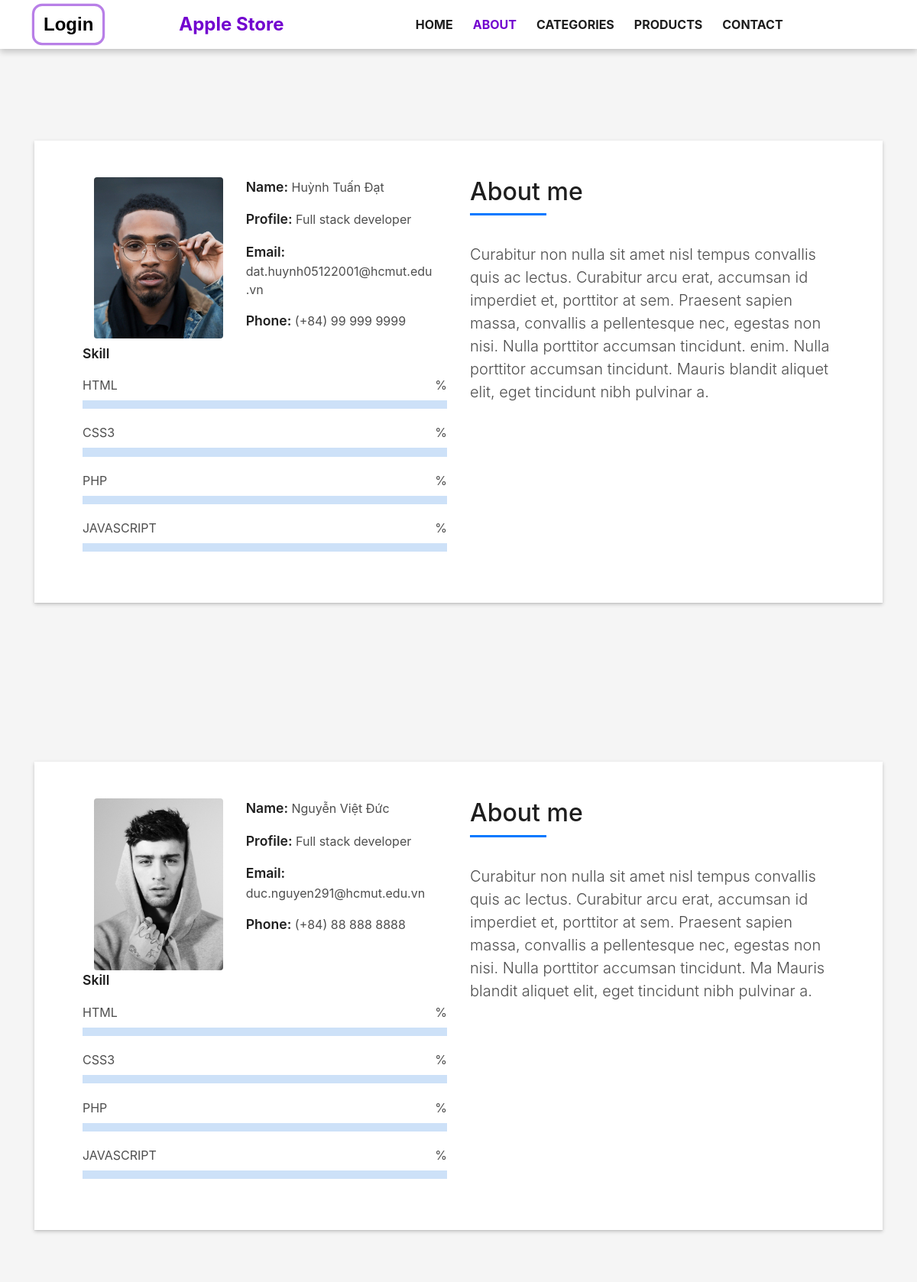
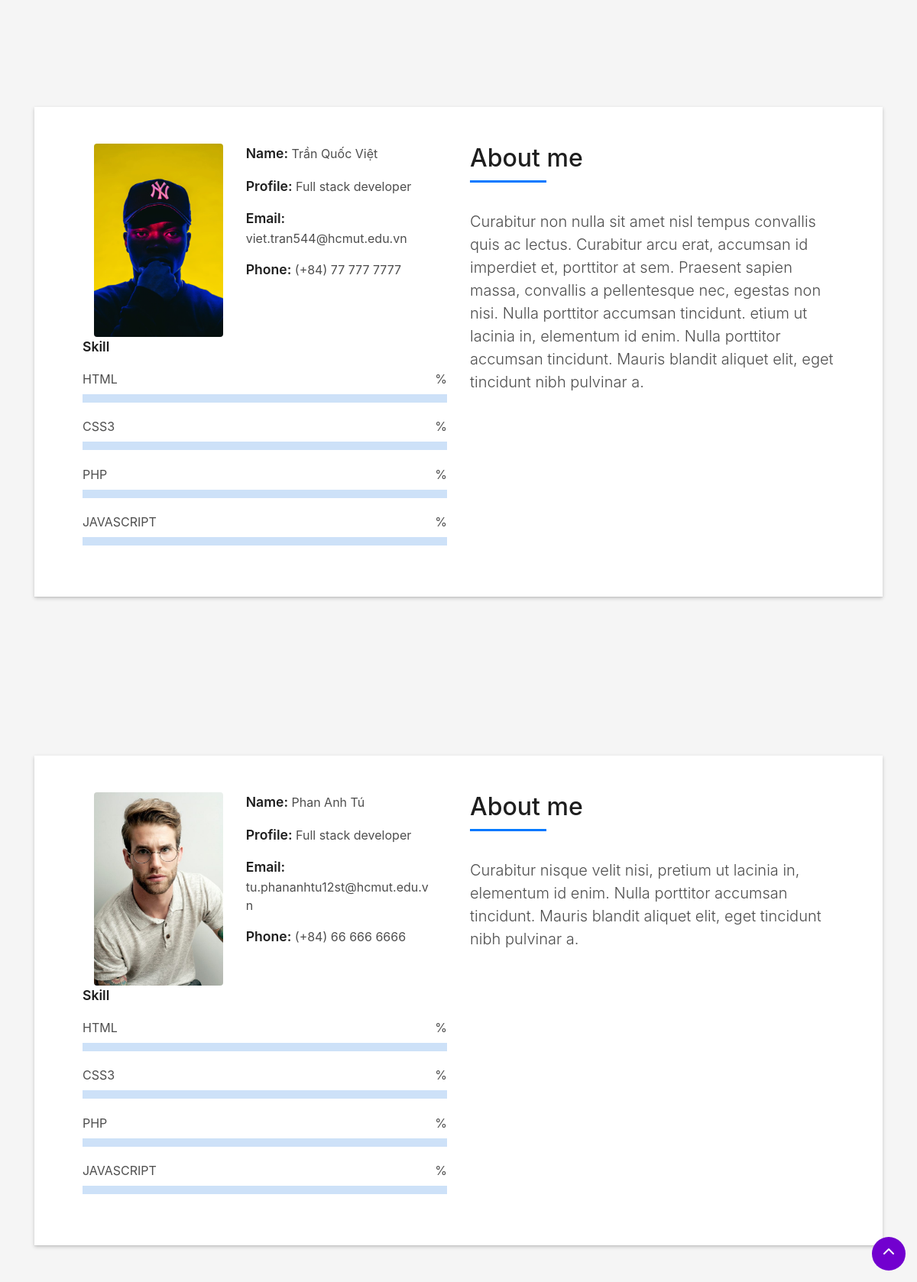
The app's page /php/user/about.php with its own data (2 pictures, top to bottom).
### tables this page shows
create table staff(
    id INT NOT NULL PRIMARY KEY AUTO_INCREMENT,
    name varchar(255),
    profile varchar(255),
    email varchar(255),
    phone varchar(255),
    detail longtext,
    url varchar(255)
);

### php/user/about.php (the view, shortened to what this page needs)
<!DOCTYPE html>
<html lang="en">
<head>
    <link rel="stylesheet" href="https://maxcdn.bootstrapcdn.com/bootstrap/4.5.2/css/bootstrap.min.css">
    <link rel="stylesheet" href="https://cdnjs.cloudflare.com/ajax/libs/font-awesome/4.7.0/css/font-awesome.min.css">
    <link rel="stylesheet" href="/assets/css/style.css">
    <link rel="stylesheet" href="https://cdnjs.cloudflare.com/ajax/libs/animate.css/4.1.1/animate.min.css">
</head>
<body data-new-gr-c-s-check-loaded="8.867.0" id="page-body" style="background-image:url('assets/img/about-bg.jpg'); background-attachment: fixed; background-size: cover;">
    <nav id="mainNav" class="navbar navbar-expand-md fixed-top animate__animated animate__slideInDown">
        <div class="container d-flex justify-content-between align-items-center flex-wrap">
            <div>
                <?php
                if (!isset($_SESSION['username'])) {
                    echo '<button class="login-btn btn btn-outline-primary" onclick="directLogin()">Login</button>';
                } else {
                    echo "<button style='font-size:24px' class='btn btn-outline-primary btn-rounded' onclick='directInformation()'><i class='fas fa-user-circle'></i></button>";
                }
                ?>
            </div>
            <a href="index.php" class="navbar-brand font-weight-bold" id="projectName">Apple Store</a>
            <button type="button" class="btn" data-toggle="collapse" data-target="#navbarDefault"><i class="material-icons" id="nav-icon">menu</i></button>
            <div id="navbarDefault" class="navbar-collapse collapse justify-content-center align-items-center">
                <ul class="nav navbar-nav text-uppercase font-weight-bold">
                    <li class="nav-item">
                        <a href="home.php" class="nav-link nav-link-hover">Home</a>
                    </li>
                    <li class="nav-item">
                        <a href="about.php" class="nav-link nav-link-hover active-item">About</a>
                    </li>
                    <li class="nav-item">
                        <a href="categories.php" class="nav-link nav-link-hover">Categories</a>
                    </li>
                    <li class="nav-item">
                        <a href="products.php" class="nav-link nav-link-hover">Products</a>
                    </li>
                    <li class="nav-item">
                        <a href="contact.php" class="nav-link nav-link-hover">Contact</a>
                    </li>
                </ul>
            </div>
        </div>
    </nav>
    <section id="about" class="section sect-pt4 d-flex flex-column align-items-center mt-4">
        <?php
        require_once "config.php";
        $sql = "SELECT * FROM staff";
        if ($stmt = $mysqli->prepare($sql)) {
            if ($stmt->execute()) {
                $stmt->store_result();
                $stmt->bind_result(
                    $id,
                    $name,
                    $profile,
                    $email,
                    $phone,
                    $detail,
                    $url
                );
                while ($stmt->fetch()) {
        ?>
                    <div class="container d-flex justify-content-center align-items-center section-mt-10 animate__animated animate__fadeInLeftBig">
                        <div class="row">
                            <div class="col-sm-12">
                                <div class="box-shadow-full">
                                    <div class="row">
                                        <div class="col-md-6">
                                            <div class="row">
                                                <div class="col-sm-6 col-md-5">
                                                    <div class="about-img">
                                                        <?php echo '<img src="' . $url . '" class="img-fluid rounded b-shadow-a" alt="">' ?>
                                                    </div>
                                                </div>
                                                <div class="col-sm-6 col-md-7">
                                                    <div>
                                                        <p><span class="title-s">Name: </span> <span><?php echo $name ?></span></p>
                                                        <p><span class="title-s">Profile: </span> <span><?php echo $profile ?></span>
                                                        </p>
                                                        <p><span class="title-s">Email: </span>
                                                            <span style="word-break: break-word"><?php echo $email ?></span></p>
                                                        <p><span class="title-s">Phone: </span> <span><?php echo $phone ?></span></p>
                                                    </div>
                                                </div>
                                            </div>
                                            <div class="skill-mf">
                                                <p class="title-s">Skill</p>
                                                <span>HTML</span> <span class="float-right"><?php echo $html ?>%</span>
                                                <div class="progress">
                                                </div>
                                                <span>CSS3</span> <span class="float-right"><?php echo $css ?>%</span>
                                                <div class="progress">
                                                </div>
                                                <span>PHP</span> <span class="float-right"><?php echo $php ?>%</span>
                                                <div class="progress">
                                                </div>
                                                <span>JAVASCRIPT</span> <span class="float-right"><?php echo $javascript ?>%</span>
                                                <div class="progress">
                                                </div>
                                            </div>
                                        </div>
                                        <div class="col-md-6">
                                            <div class="pt-4 pt-md-0">
                                                <div class="title-box-2">
                                                    <h5 class="title-left">
                                                        About me
                                                    </h5>
                                                </div>
                                                <p class="lead">
                                                    <?php echo $detail; ?>
                                                </p>
                                            </div>
                                        </div>
                                    </div>
                                </div>
                            </div>
                        </div>
                    </div>
        <?php
                }
            }
        }
        ?>
    </section>
    <a href="#page-body" class="back-to-top"><i class="fa fa-chevron-up"></i></a>
</body>
</html>

### assets/css/style.css (style rules this page uses)
:root { --color-active: #7200CF; --color-text: #4e4e4e; --color-bg: #f5f5f5; --color-heading: #1e1e1e; }
html { height: 100%; }
body { background-color: var(--color-bg); color: var(--color-text); height: 100%; }
h1, h2, h3, h4, h5, h6 { color: var(--color-heading); }
a { color: var(--color-heading); transition: all 0.5s ease-in-out; }
.login-btn { font-family: sans-serif; font-weight: bold; cursor: pointer; font-size: 1.5em; border: 0; transition: all 0.5s; border-radius: 10px; width: auto; position: relative; }
.login-btn::after { content: "\f101"; font-family: "FontAwesome"; font-weight: 400; position: absolute; left: 80%; top: 42%; right: 0; bottom: 0; opacity: 0; transform: translate(-50%, -50%); }
#projectName { font-size: 1.5rem; color: var(--color-active); }
#mainNav { background-color: white; box-shadow: 0 4px 8px rgba(0, 0, 0, 0.2); }
.nav-item { padding-right: 5px; padding-left: 5px; }
.nav-link-hover { color: var(--color-heading); }
.nav-link-hover:before { content: ""; position: absolute; height: 3px; background-color: #7200CF; transition: all 1s ease-in-out; width: 0; top: 50px; }
.active-item { color: var(--color-active); background-color: white; border-radius: 25rem; }
@media screen and (min-width: 768px) { #navbarDefault ul { display: flex; flex-direction: row; } }
@media screen and (min-width: 769px) { #mainNav #projectName { margin-left: 100px; } }
.section { height: 100%; width: 100%; }
.section-mt-10 { margin-top: 10rem; }
.box-shadow-full { padding: 3rem 3rem; position: relative; background-color: #fff; margin-bottom: 3rem; z-index: 2; box-shadow: 0 1px 1px 0 rgba(0, 0, 0, 0.06), 0 2px 5px 0 rgba(0, 0, 0, 0.2); }
.box-shadow-full .row { margin: auto; }
.skill-mf span { color: #4e4e4e; }
.skill-mf .progress { background-color: #cde1f8; margin: 0.5rem 0 1.2rem 0; border-radius: 0; height: 0.7rem; }
.title-s { font-weight: 600; color: #1e1e1e; font-size: 1.1rem; }
.title-box-2 { margin-bottom: 3rem; }
.title-left { font-size: 2rem; position: relative; }
.title-left:before { content: ""; position: absolute; height: 3px; background-color: #0078ff; transition: all 1s ease-in-out; width: 100px; bottom: -12px; }
.back-to-top { position: fixed; background: #7200CF; color: #fff; width: 44px; height: 44px; text-align: center; line-height: 1; font-size: 16px; border-radius: 50%; right: 15px; bottom: 15px; z-index: 11; }
.back-to-top i { padding-top: 12px; color: #fff; }
.btn-outline-primary, .btn-outline-primary:active, .btn-outline-primary:visited, .btn-outline-primary:focus { color: black; border-color:#7200CF; box-shadow: 0 0 0 .2rem rgba(114, 0, 207, 0.5) }

### records on screen
staff: url (picture), name "Huỳnh Tuấn Đạt", profile "Full stack developer", email "dat.huynh05122001@hcmut.edu.vn", phone "(+84) 99 999 9999", detail "Curabitur non nulla sit amet nisl tempus convallis quis ac lectus. Curabitur arcu erat, accumsan id imperdiet et, porttitor at sem. Praesent sapien massa, convallis a pellentesque nec, egestas non nisi. Nulla porttitor accumsan tincidunt. enim. Nulla porttitor accumsan tincidunt. Mauris blandit aliquet elit, eget tincidunt nibh pulvinar a."
staff: url (picture), name "Nguyễn Việt Đức", profile "Full stack developer", email "duc.nguyen291@hcmut.edu.vn", phone "(+84) 88 888 8888", detail "Curabitur non nulla sit amet nisl tempus convallis quis ac lectus. Curabitur arcu erat, accumsan id imperdiet et, porttitor at sem. Praesent sapien massa, convallis a pellentesque nec, egestas non nisi. Nulla porttitor accumsan tincidunt. Ma Mauris blandit aliquet elit, eget tincidunt nibh pulvinar a."
staff: url (picture), name "Trần Quốc Việt", profile "Full stack developer", email "viet.tran544@hcmut.edu.vn", phone "(+84) 77 777 7777", detail "Curabitur non nulla sit amet nisl tempus convallis quis ac lectus. Curabitur arcu erat, accumsan id imperdiet et, porttitor at sem. Praesent sapien massa, convallis a pellentesque nec, egestas non nisi. Nulla porttitor accumsan tincidunt. etium ut lacinia in, elementum id enim. Nulla porttitor accumsan tincidunt. Mauris blandit aliquet elit, eget tincidunt nibh pulvinar a."
staff: url (picture), name "Phan Anh Tú", profile "Full stack developer", email "tu.phananhtu12st@hcmut.edu.vn", phone "(+84) 66 666 6666", detail "Curabitur nisque velit nisi, pretium ut lacinia in, elementum id enim. Nulla porttitor accumsan tincidunt. Mauris blandit aliquet elit, eget tincidunt nibh pulvinar a."
